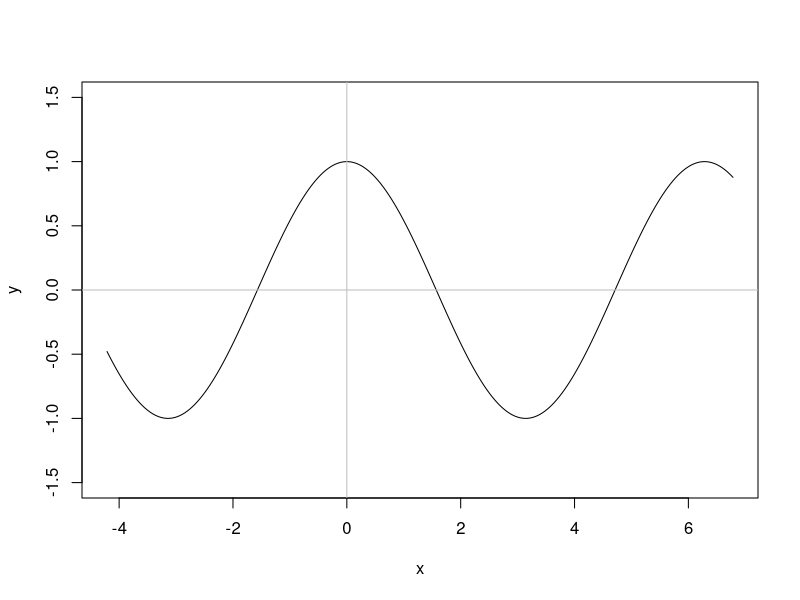
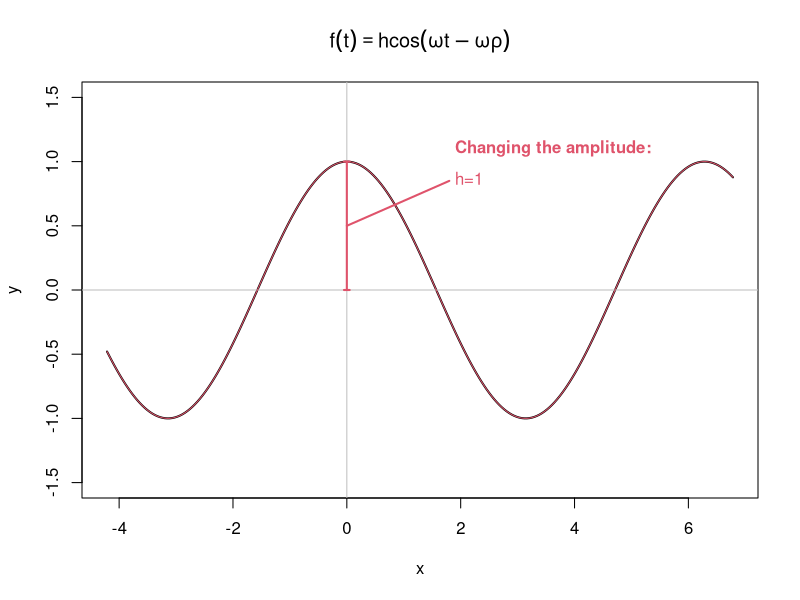
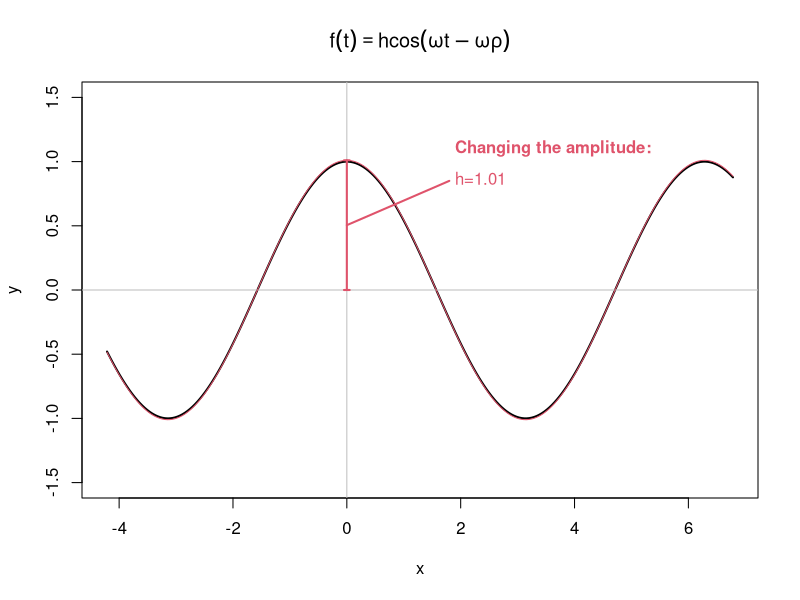
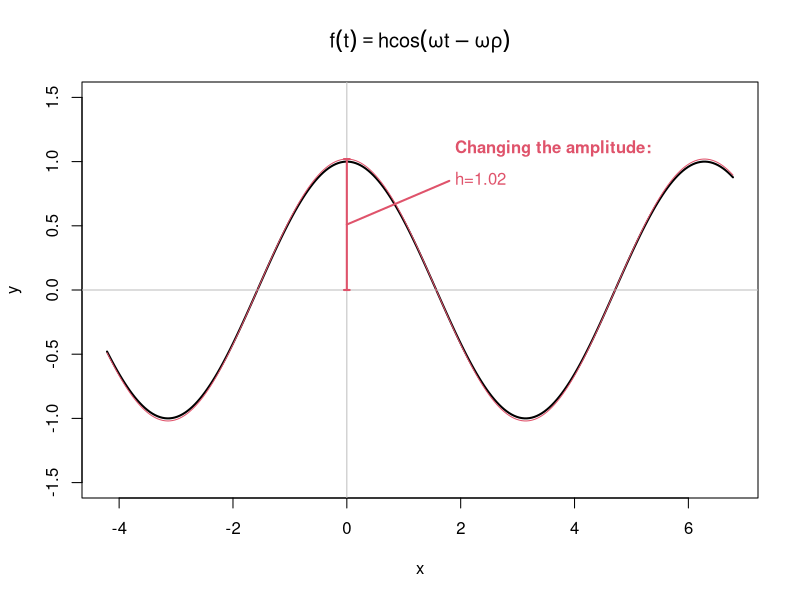
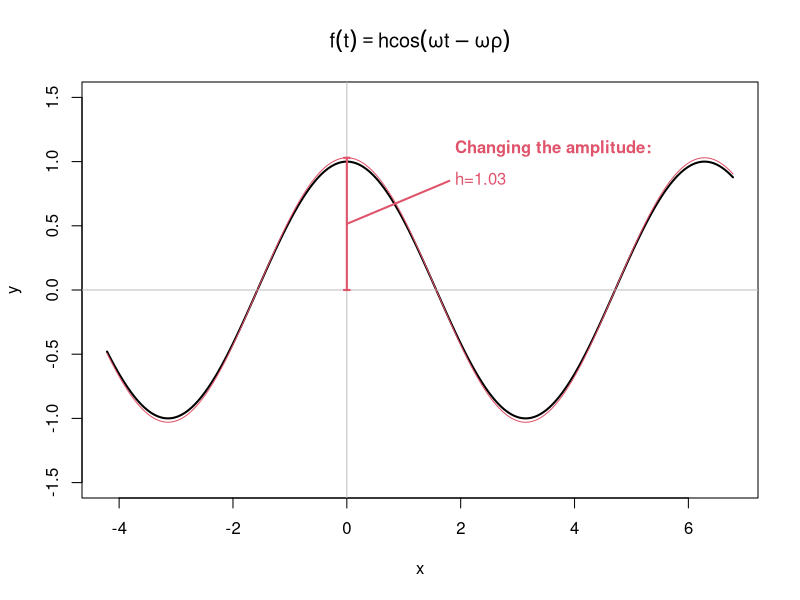
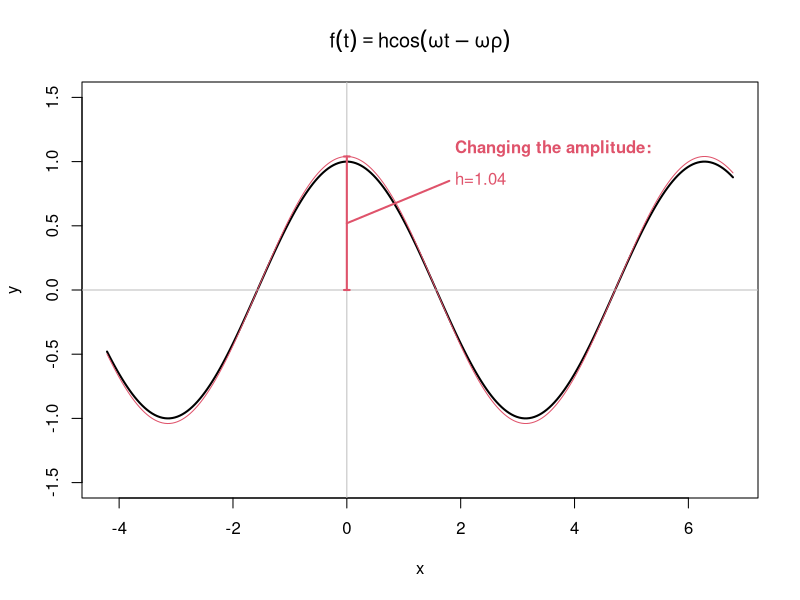
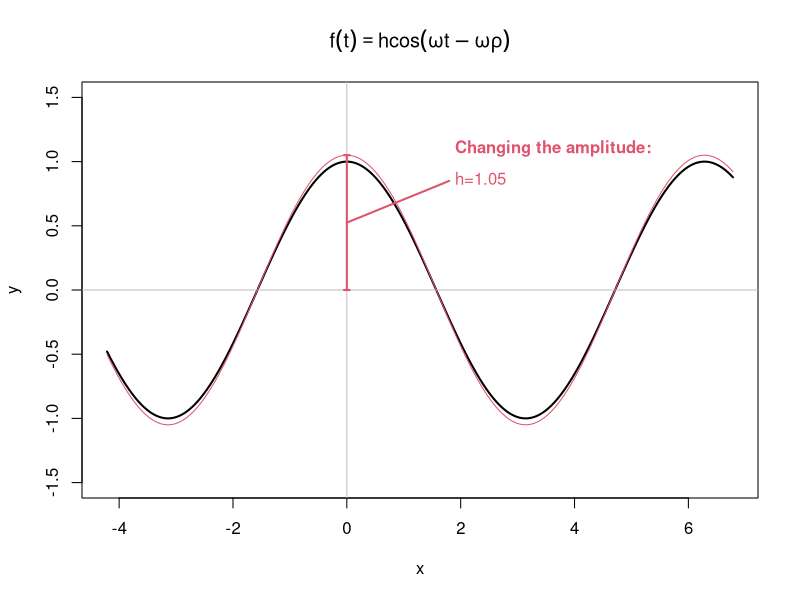
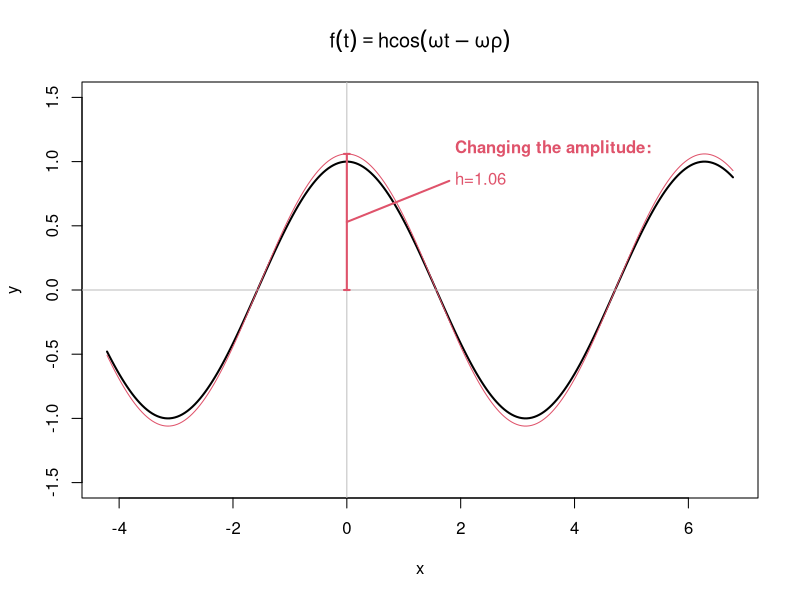

Generate these figures, in order, with R:
h <- 1
rho <- 0
omega <- 1

x <- seq(-1.5*pi+0.5, 2*pi+0.5, length=250)
y <- h*cos(omega*(x-rho))
plot(x, y, type="l", ylim=c(-1.5,1.5))
abline(h=0, v=0, col="grey75")
hnew <- c(seq(1, 1.5, by=0.01),
          seq(1.48, 0.5, by=-0.01),
          seq(0.52, 1, by=0.01))
imagesDir <- "/home/fer/Desktop/Desarrollo_experimental_II/Alan programa/video2"

png(file.path(imagesDir, "Rplot%03d.png"))
for (i in 1:length(hnew)){
  plot(x, y, type="l", ylim=c(-1.5,1.5),
       main=expression(f(t)==h*cos(omega*t-omega*rho)), lwd=2)
  abline(h=0, v=0, col="grey75")
  h <- hnew[i]
  lines(x, h*cos(omega*(x-rho)), col=2)
  lines(c(0,0),c(0,h), col=2, lwd=2)
  lines(c(-0.05,0.05),c(h,h), col=2, lwd=2)
  lines(c(-0.05,0.05),c(0,0), col=2, lwd=2)
  lines(c(0,1.8), c(h/2,0.85), col=2, lwd=2)
  text(1.9,0.87, paste("h=", round(h,2), sep=""), adj=0, col=2)
  text(1.9,1.1, "Changing the amplitude:", font=2, adj=0, col=2)
}
dev.off()